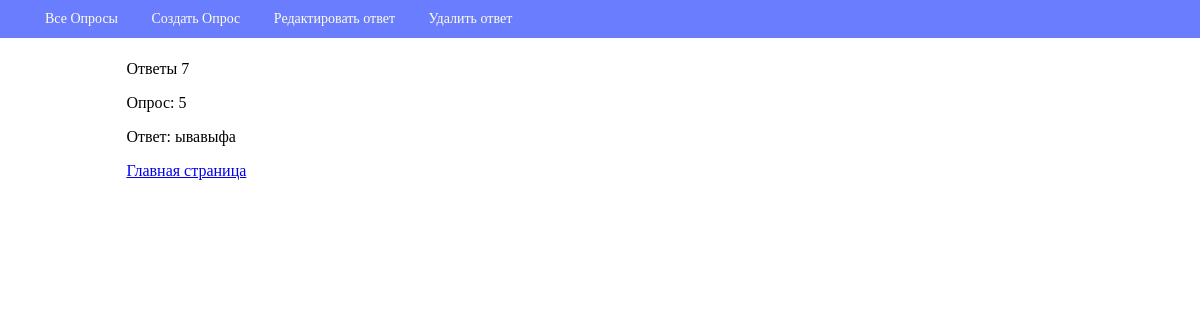
The app's page /poll/7/ with its own data.
### webapp/models.py (models this page shows, shortened)
class Choice(models.Model):
    text = models.TextField(max_length=2000, null=False, blank=False, verbose_name="Вариант ответа")
    poll = models.ForeignKey("webapp.Poll", related_name='poll', on_delete=models.CASCADE,
                             verbose_name="Опрос")

class Poll(models.Model):
    question = models.TextField(max_length=2000, null=False, blank=False, verbose_name="Вопрос")
    created_at = models.DateTimeField(auto_now_add=True, verbose_name='Время создания')
    class Meta:
        db_table = 'Polls'
        verbose_name = 'вопрос'
        verbose_name_plural = 'вопросы'

### webapp/views/choice.py (the view)
# urls.py: path('<int:pk>/', ChoiceView.as_view(), name='view'),
class ChoiceView(DetailView):
    model = Choice
    template_name = 'choice/view.html'

### webapp/templates/choice/view.html
{% extends "base.html" %}
{% block menu %}
    <li><a href="{% url "update" choice.id %}">Редактировать ответ</a></li>
    <li><a href="{% url "delete" choice.id %}">Удалить ответ</a></li>
{% endblock menu %}
{% block page_header %}Ответы {{ choice.id }}{% endblock page_header %}
{% block content %}
    <p>Опрос: {{ choice.poll.question}}</p>
    <p> Ответ: {{ choice.text}}</p>
    <a href="{% url "poll_list" %}">Главная страница </a>
{% endblock %}

### webapp/static/css/style.css (style rules this page uses)
body { margin-top: 60px; }

### webapp/static/css/navbar.css (style rules this page uses)
.menu li { display: inline-block; }
.menu a { display: inline-block; text-decoration: none; color: inherit; padding: 5px 15px; }

### records on screen
Choice: id "7", poll.question "5", text "ывавыфа"
